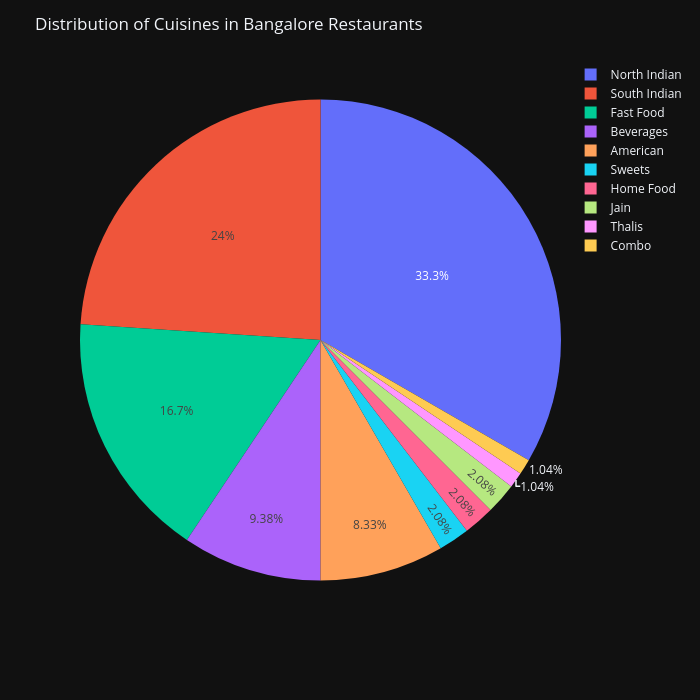

Notebook cell for this chart:
### Code cell
# import plotly.express as px
fig = px.pie(
    data_frame=df_Cuisine_Analysis.head(10),
    names = df_Cuisine_Analysis["Cuisine"][:10],
    values = df_Cuisine_Analysis["Count"][:10],
)
fig. update_layout(
    template="plotly_dark",
    title="Distribution of Cuisines in Bangalore Restaurants",width=700, height=700

)

fig.show()

### Figure 1 — Plotly figure (JSON) as saved in the notebook; plotly's stock layout.template omitted (floating-point values rounded to 4 significant figures)
{"data": [{"domain": {"x": [0, 1], "y": [0, 1]}, "hovertemplate": "Cuisine=%{label}<br>Count=%{value}<extra></extra>", "labels": ["Sweets", "North Indian", "Home Food", "Thalis", "Combo", "South Indian", "Fast Food", "Beverages", "Jain", "American"], "legendgroup": "", "name": "", "showlegend": true, "type": "pie", "values": [2, 32, 2, 1, 1, 23, 16, 9, 2, 8]}], "layout": {"height": 700, "legend": {"tracegroupgap": 0}, "margin": {"t": 60}, "title": {"text": "Distribution of Cuisines in Bangalore Restaurants"}, "width": 700}}
